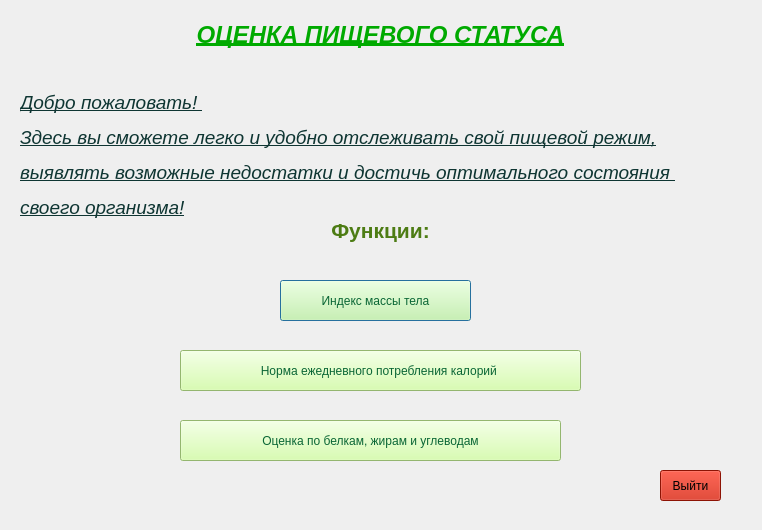
<?xml version="1.0" encoding="UTF-8"?>
<ui version="4.0">
 <class>Dialog</class>
 <widget class="QDialog" name="Dialog">
  <property name="geometry">
   <rect>
    <x>0</x>
    <y>0</y>
    <width>762</width>
    <height>530</height>
   </rect>
  </property>
  <property name="windowTitle">
   <string>Dialog</string>
  </property>
  <widget class="QLabel" name="label">
   <property name="geometry">
    <rect>
     <x>140</x>
     <y>20</y>
     <width>481</width>
     <height>31</height>
    </rect>
   </property>
   <property name="text">
    <string>&lt;html&gt;&lt;head/&gt;&lt;body&gt;&lt;p align=&quot;center&quot;&gt;&lt;span style=&quot; font-size:18pt; font-weight:600; font-style:italic; text-decoration: underline; color:#00aa00;&quot;&gt;ОЦЕНКА ПИЩЕВОГО СТАТУСА&lt;/span&gt;&lt;/p&gt;&lt;/body&gt;&lt;/html&gt;</string>
   </property>
  </widget>
  <widget class="QLabel" name="label_2">
   <property name="geometry">
    <rect>
     <x>300</x>
     <y>200</y>
     <width>161</width>
     <height>61</height>
    </rect>
   </property>
   <property name="text">
    <string>&lt;html&gt;&lt;head/&gt;&lt;body&gt;&lt;p align=&quot;center&quot;&gt;&lt;span style=&quot; font-size:16pt; font-weight:600; color:#4d7c14;&quot;&gt;Функции:&lt;/span&gt;&lt;/p&gt;&lt;/body&gt;&lt;/html&gt;</string>
   </property>
  </widget>
  <widget class="QPushButton" name="pushButton">
   <property name="geometry">
    <rect>
     <x>280</x>
     <y>280</y>
     <width>191</width>
     <height>41</height>
    </rect>
   </property>
   <property name="toolTip">
    <string>&lt;html&gt;&lt;head/&gt;&lt;body&gt;&lt;p align=&quot;center&quot;&gt;&lt;span style=&quot; font-weight:600;&quot;&gt;Индекс массы тела&lt;/span&gt;&lt;/p&gt;&lt;/body&gt;&lt;/html&gt;</string>
   </property>
   <property name="styleSheet">
    <string notr="true">font: 11pt &quot;MS Reference Sans Serif&quot;;
color: rgb(10, 102, 53);
background-color: rgb(207, 255, 156);</string>
   </property>
   <property name="text">
    <string>Индекс массы тела</string>
   </property>
  </widget>
  <widget class="QPushButton" name="pushButton_2">
   <property name="geometry">
    <rect>
     <x>180</x>
     <y>350</y>
     <width>401</width>
     <height>41</height>
    </rect>
   </property>
   <property name="toolTip">
    <string>&lt;html&gt;&lt;head/&gt;&lt;body&gt;&lt;p align=&quot;center&quot;&gt;&lt;span style=&quot; font-weight:600;&quot;&gt;Норма ещедневного потребления калорий&lt;/span&gt;&lt;/p&gt;&lt;/body&gt;&lt;/html&gt;</string>
   </property>
   <property name="layoutDirection">
    <enum>Qt::LeftToRight</enum>
   </property>
   <property name="autoFillBackground">
    <bool>false</bool>
   </property>
   <property name="styleSheet">
    <string notr="true">font: 11pt &quot;MS Reference Sans Serif&quot;;
color: rgb(10, 102, 53);
background-color: rgb(207, 255, 156);</string>
   </property>
   <property name="text">
    <string>Норма ежедневного потребления калорий </string>
   </property>
  </widget>
  <widget class="QPushButton" name="pushButton_3">
   <property name="geometry">
    <rect>
     <x>180</x>
     <y>420</y>
     <width>381</width>
     <height>41</height>
    </rect>
   </property>
   <property name="toolTip">
    <string>&lt;html&gt;&lt;head/&gt;&lt;body&gt;&lt;p align=&quot;center&quot;&gt;&lt;span style=&quot; font-weight:600;&quot;&gt;Норма ещедневного потребления калорий&lt;/span&gt;&lt;/p&gt;&lt;/body&gt;&lt;/html&gt;</string>
   </property>
   <property name="layoutDirection">
    <enum>Qt::LeftToRight</enum>
   </property>
   <property name="autoFillBackground">
    <bool>false</bool>
   </property>
   <property name="styleSheet">
    <string notr="true">font: 11pt &quot;MS Reference Sans Serif&quot;;
color: rgb(10, 102, 53);
background-color: rgb(207, 255, 156);</string>
   </property>
   <property name="text">
    <string>Оценка по белкам, жирам и углеводам</string>
   </property>
  </widget>
  <widget class="QLabel" name="label_3">
   <property name="geometry">
    <rect>
     <x>20</x>
     <y>30</y>
     <width>741</width>
     <height>251</height>
    </rect>
   </property>
   <property name="text">
    <string>&lt;html&gt;&lt;head/&gt;&lt;body&gt;&lt;p&gt;&lt;span style=&quot; font-size:14pt; font-style:italic; text-decoration: underline; color:#0e3532;&quot;&gt;Добро пожаловать! &lt;/span&gt;&lt;/p&gt;&lt;p&gt;&lt;span style=&quot; font-size:14pt; font-style:italic; text-decoration: underline; color:#0e3532;&quot;&gt;Здесь вы сможете легко и удобно отслеживать свой пищевой режим,&lt;/span&gt;&lt;/p&gt;&lt;p&gt;&lt;span style=&quot; font-size:14pt; font-style:italic; text-decoration: underline; color:#0e3532;&quot;&gt;выявлять возможные недостатки и достичь оптимального состояния &lt;/span&gt;&lt;/p&gt;&lt;p&gt;&lt;span style=&quot; font-size:14pt; font-style:italic; text-decoration: underline; color:#0e3532;&quot;&gt;своего организма!&lt;/span&gt;&lt;/p&gt;&lt;/body&gt;&lt;/html&gt;</string>
   </property>
  </widget>
  <widget class="QPushButton" name="pushButton_4">
   <property name="geometry">
    <rect>
     <x>660</x>
     <y>470</y>
     <width>61</width>
     <height>31</height>
    </rect>
   </property>
   <property name="styleSheet">
    <string notr="true">font: 75 8pt &quot;MS Sans Serif&quot;;
background-color: rgb(197, 27, 5);

</string>
   </property>
   <property name="text">
    <string>Выйти</string>
   </property>
  </widget>
 </widget>
 <resources/>
 <connections/>
</ui>
